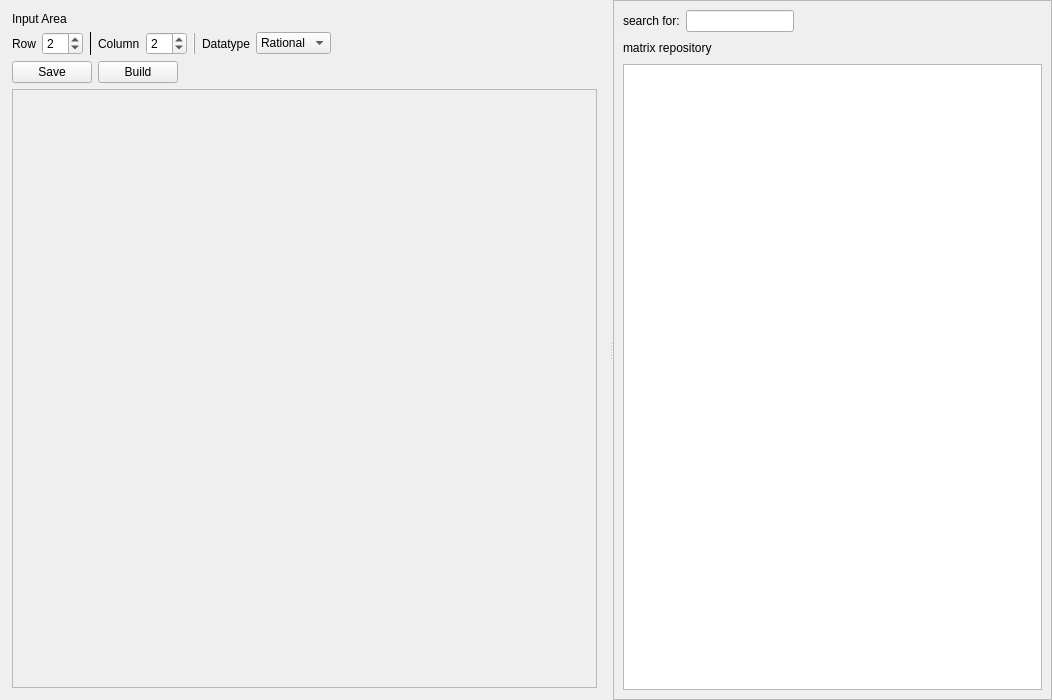
<?xml version="1.0" encoding="UTF-8"?>
<ui version="4.0">
 <class>InputPage</class>
 <widget class="QWidget" name="InputPage">
  <property name="geometry">
   <rect>
    <x>0</x>
    <y>0</y>
    <width>1052</width>
    <height>700</height>
   </rect>
  </property>
  <property name="windowTitle">
   <string>Form</string>
  </property>
  <layout class="QHBoxLayout" name="horizontalLayout_3">
   <property name="leftMargin">
    <number>0</number>
   </property>
   <property name="topMargin">
    <number>0</number>
   </property>
   <property name="rightMargin">
    <number>0</number>
   </property>
   <property name="bottomMargin">
    <number>0</number>
   </property>
   <item>
    <widget class="QSplitter" name="splitter">
     <property name="sizePolicy">
      <sizepolicy hsizetype="Expanding" vsizetype="Preferred">
       <horstretch>0</horstretch>
       <verstretch>0</verstretch>
      </sizepolicy>
     </property>
     <property name="orientation">
      <enum>Qt::Orientation::Horizontal</enum>
     </property>
     <widget class="QWidget" name="widget" native="true">
      <property name="sizePolicy">
       <sizepolicy hsizetype="Expanding" vsizetype="Expanding">
        <horstretch>0</horstretch>
        <verstretch>0</verstretch>
       </sizepolicy>
      </property>
      <layout class="QVBoxLayout" name="verticalLayout_2">
       <property name="leftMargin">
        <number>12</number>
       </property>
       <property name="topMargin">
        <number>12</number>
       </property>
       <property name="rightMargin">
        <number>12</number>
       </property>
       <property name="bottomMargin">
        <number>12</number>
       </property>
       <item>
        <widget class="QLabel" name="label_4">
         <property name="text">
          <string>Input Area</string>
         </property>
        </widget>
       </item>
       <item>
        <layout class="QVBoxLayout" name="verticalLayout">
         <item>
          <layout class="QHBoxLayout" name="horizontalLayout">
           <item>
            <widget class="QLabel" name="RowLabel">
             <property name="text">
              <string>Row</string>
             </property>
            </widget>
           </item>
           <item>
            <widget class="QSpinBox" name="RowSpinBox">
             <property name="minimum">
              <number>1</number>
             </property>
             <property name="value">
              <number>2</number>
             </property>
            </widget>
           </item>
           <item>
            <widget class="QFrame" name="frame">
             <property name="frameShape">
              <enum>QFrame::Shape::VLine</enum>
             </property>
             <property name="frameShadow">
              <enum>QFrame::Shadow::Plain</enum>
             </property>
            </widget>
           </item>
           <item>
            <widget class="QLabel" name="ColumnLabel">
             <property name="text">
              <string>Column</string>
             </property>
            </widget>
           </item>
           <item>
            <widget class="QSpinBox" name="ColumnSpinBox">
             <property name="minimum">
              <number>1</number>
             </property>
             <property name="value">
              <number>2</number>
             </property>
            </widget>
           </item>
           <item>
            <widget class="QFrame" name="frame_3">
             <property name="frameShape">
              <enum>QFrame::Shape::VLine</enum>
             </property>
             <property name="frameShadow">
              <enum>QFrame::Shadow::Raised</enum>
             </property>
            </widget>
           </item>
           <item>
            <widget class="QLabel" name="DataTypeLabel">
             <property name="text">
              <string>Datatype</string>
             </property>
            </widget>
           </item>
           <item>
            <widget class="QComboBox" name="DataTypeComboBox">
             <item>
              <property name="text">
               <string>Rational</string>
              </property>
             </item>
             <item>
              <property name="text">
               <string>Int</string>
              </property>
             </item>
             <item>
              <property name="text">
               <string>Double</string>
              </property>
             </item>
            </widget>
           </item>
           <item>
            <spacer name="horizontalSpacer_5">
             <property name="orientation">
              <enum>Qt::Orientation::Horizontal</enum>
             </property>
             <property name="sizeHint" stdset="0">
              <size>
               <width>40</width>
               <height>20</height>
              </size>
             </property>
            </spacer>
           </item>
          </layout>
         </item>
         <item>
          <layout class="QHBoxLayout" name="horizontalLayout_2">
           <item>
            <widget class="QPushButton" name="SaveButton">
             <property name="text">
              <string>Save</string>
             </property>
            </widget>
           </item>
           <item>
            <widget class="QPushButton" name="BuildButton">
             <property name="text">
              <string>Build</string>
             </property>
            </widget>
           </item>
           <item>
            <spacer name="horizontalSpacer_2">
             <property name="orientation">
              <enum>Qt::Orientation::Horizontal</enum>
             </property>
             <property name="sizeHint" stdset="0">
              <size>
               <width>40</width>
               <height>20</height>
              </size>
             </property>
            </spacer>
           </item>
          </layout>
         </item>
        </layout>
       </item>
       <item>
        <widget class="QStackedWidget" name="matrixStackedWidget">
         <property name="sizePolicy">
          <sizepolicy hsizetype="Preferred" vsizetype="Expanding">
           <horstretch>0</horstretch>
           <verstretch>0</verstretch>
          </sizepolicy>
         </property>
         <property name="currentIndex">
          <number>0</number>
         </property>
         <widget class="QWidget" name="editorPage">
          <layout class="QVBoxLayout" name="editorPageLayout">
           <property name="leftMargin">
            <number>0</number>
           </property>
           <property name="topMargin">
            <number>0</number>
           </property>
           <property name="rightMargin">
            <number>0</number>
           </property>
           <property name="bottomMargin">
            <number>0</number>
           </property>
           <item>
            <widget class="QFrame" name="MatrixFrame">
             <property name="sizePolicy">
              <sizepolicy hsizetype="Preferred" vsizetype="Expanding">
               <horstretch>0</horstretch>
               <verstretch>0</verstretch>
              </sizepolicy>
             </property>
             <property name="frameShape">
              <enum>QFrame::Shape::StyledPanel</enum>
             </property>
             <property name="frameShadow">
              <enum>QFrame::Shadow::Raised</enum>
             </property>
            </widget>
           </item>
          </layout>
         </widget>
         <widget class="QWidget" name="displayPage">
          <layout class="QVBoxLayout" name="displayPageLayout">
           <property name="leftMargin">
            <number>0</number>
           </property>
           <property name="topMargin">
            <number>0</number>
           </property>
           <property name="rightMargin">
            <number>0</number>
           </property>
           <property name="bottomMargin">
            <number>0</number>
           </property>
           <item>
            <widget class="MatrixWidget" name="matrixDisplayWidget" native="true"/>
           </item>
          </layout>
         </widget>
        </widget>
       </item>
      </layout>
     </widget>
     <widget class="QFrame" name="frame_2">
      <property name="sizePolicy">
       <sizepolicy hsizetype="Preferred" vsizetype="Preferred">
        <horstretch>0</horstretch>
        <verstretch>0</verstretch>
       </sizepolicy>
      </property>
      <property name="frameShape">
       <enum>QFrame::Shape::StyledPanel</enum>
      </property>
      <property name="frameShadow">
       <enum>QFrame::Shadow::Raised</enum>
      </property>
      <layout class="QVBoxLayout" name="verticalLayout_3">
       <item>
        <layout class="QHBoxLayout" name="horizontalLayout_4">
         <item>
          <widget class="QLabel" name="label_5">
           <property name="text">
            <string>search for:</string>
           </property>
          </widget>
         </item>
         <item>
          <widget class="QLineEdit" name="repositorySearchLineEdit">
           <property name="sizePolicy">
            <sizepolicy hsizetype="Preferred" vsizetype="Fixed">
             <horstretch>0</horstretch>
             <verstretch>0</verstretch>
            </sizepolicy>
           </property>
          </widget>
         </item>
         <item>
          <spacer name="horizontalSpacer_6">
           <property name="orientation">
            <enum>Qt::Orientation::Horizontal</enum>
           </property>
           <property name="sizeHint" stdset="0">
            <size>
             <width>40</width>
             <height>20</height>
            </size>
           </property>
          </spacer>
         </item>
        </layout>
       </item>
       <item>
        <layout class="QHBoxLayout" name="horizontalLayout_5">
         <item>
          <widget class="QLabel" name="label_6">
           <property name="text">
            <string>matrix repository</string>
           </property>
          </widget>
         </item>
         <item>
          <spacer name="horizontalSpacer_3">
           <property name="orientation">
            <enum>Qt::Orientation::Horizontal</enum>
           </property>
           <property name="sizeHint" stdset="0">
            <size>
             <width>40</width>
             <height>20</height>
            </size>
           </property>
          </spacer>
         </item>
        </layout>
       </item>
       <item>
        <widget class="QListWidget" name="repositoryListWidget">
         <property name="font">
          <font>
           <family>American Typewriter</family>
           <pointsize>16</pointsize>
          </font>
         </property>
        </widget>
       </item>
      </layout>
     </widget>
    </widget>
   </item>
  </layout>
 </widget>
 <customwidgets>
  <customwidget>
   <class>MatrixWidget</class>
   <extends>QWidget</extends>
   <header>widgets/matrix/matrixwidget.h</header>
  </customwidget>
 </customwidgets>
 <resources/>
 <connections/>
</ui>
